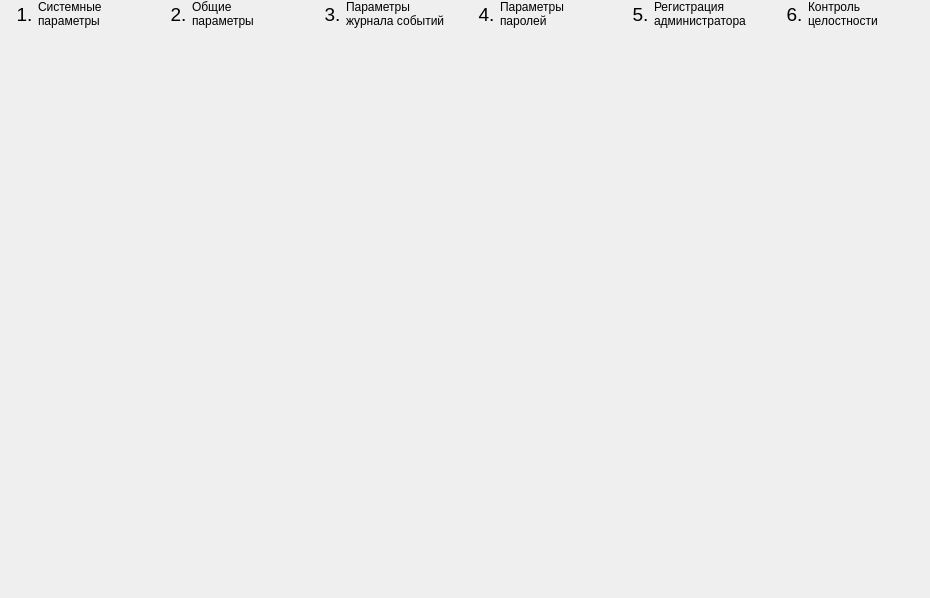
<?xml version="1.0" encoding="UTF-8"?>
<ui version="4.0">
 <class>Form</class>
 <widget class="QWidget" name="Form">
  <property name="geometry">
   <rect>
    <x>0</x>
    <y>0</y>
    <width>930</width>
    <height>598</height>
   </rect>
  </property>
  <property name="windowTitle">
   <string>Form</string>
  </property>
  <layout class="QVBoxLayout" name="verticalLayout">
   <property name="leftMargin">
    <number>0</number>
   </property>
   <property name="topMargin">
    <number>0</number>
   </property>
   <property name="rightMargin">
    <number>0</number>
   </property>
   <property name="bottomMargin">
    <number>0</number>
   </property>
   <item>
    <layout class="QHBoxLayout" name="horizontal_layout" stretch="0,0,0,0,0,0,0,0,0,0,0,0">
     <property name="spacing">
      <number>0</number>
     </property>
     <property name="leftMargin">
      <number>6</number>
     </property>
     <property name="bottomMargin">
      <number>18</number>
     </property>
     <item>
      <widget class="QLabel" name="label_1">
       <property name="font">
        <font>
         <family>Arimo</family>
         <pointsize>14</pointsize>
         <italic>false</italic>
        </font>
       </property>
       <property name="text">
        <string>  1. </string>
       </property>
      </widget>
     </item>
     <item>
      <widget class="QLabel" name="label_2">
       <property name="sizePolicy">
        <sizepolicy hsizetype="Expanding" vsizetype="Preferred">
         <horstretch>0</horstretch>
         <verstretch>0</verstretch>
        </sizepolicy>
       </property>
       <property name="text">
        <string>Системные
параметры</string>
       </property>
      </widget>
     </item>
     <item>
      <widget class="QLabel" name="label_3">
       <property name="font">
        <font>
         <family>Arimo</family>
         <pointsize>14</pointsize>
        </font>
       </property>
       <property name="text">
        <string>  2. </string>
       </property>
      </widget>
     </item>
     <item>
      <widget class="QLabel" name="label_4">
       <property name="sizePolicy">
        <sizepolicy hsizetype="Expanding" vsizetype="Preferred">
         <horstretch>0</horstretch>
         <verstretch>0</verstretch>
        </sizepolicy>
       </property>
       <property name="text">
        <string>Общие
параметры</string>
       </property>
      </widget>
     </item>
     <item>
      <widget class="QLabel" name="label_5">
       <property name="font">
        <font>
         <family>Arimo</family>
         <pointsize>14</pointsize>
        </font>
       </property>
       <property name="text">
        <string>  3. </string>
       </property>
      </widget>
     </item>
     <item>
      <widget class="QLabel" name="label_6">
       <property name="sizePolicy">
        <sizepolicy hsizetype="Expanding" vsizetype="Preferred">
         <horstretch>0</horstretch>
         <verstretch>0</verstretch>
        </sizepolicy>
       </property>
       <property name="text">
        <string>Параметры
журнала событий</string>
       </property>
      </widget>
     </item>
     <item>
      <widget class="QLabel" name="label_7">
       <property name="font">
        <font>
         <family>Arimo</family>
         <pointsize>14</pointsize>
        </font>
       </property>
       <property name="text">
        <string>  4. </string>
       </property>
      </widget>
     </item>
     <item>
      <widget class="QLabel" name="label_8">
       <property name="sizePolicy">
        <sizepolicy hsizetype="Expanding" vsizetype="Preferred">
         <horstretch>0</horstretch>
         <verstretch>0</verstretch>
        </sizepolicy>
       </property>
       <property name="text">
        <string>Параметры
паролей</string>
       </property>
      </widget>
     </item>
     <item>
      <widget class="QLabel" name="label_9">
       <property name="font">
        <font>
         <family>Arimo</family>
         <pointsize>14</pointsize>
        </font>
       </property>
       <property name="text">
        <string>  5. </string>
       </property>
      </widget>
     </item>
     <item>
      <widget class="QLabel" name="label_10">
       <property name="sizePolicy">
        <sizepolicy hsizetype="Expanding" vsizetype="Preferred">
         <horstretch>0</horstretch>
         <verstretch>0</verstretch>
        </sizepolicy>
       </property>
       <property name="text">
        <string>Регистрация
администратора</string>
       </property>
      </widget>
     </item>
     <item>
      <widget class="QLabel" name="label_11">
       <property name="font">
        <font>
         <family>Arimo</family>
         <pointsize>14</pointsize>
        </font>
       </property>
       <property name="text">
        <string>  6. </string>
       </property>
      </widget>
     </item>
     <item>
      <widget class="QLabel" name="label_12">
       <property name="sizePolicy">
        <sizepolicy hsizetype="Expanding" vsizetype="Preferred">
         <horstretch>0</horstretch>
         <verstretch>0</verstretch>
        </sizepolicy>
       </property>
       <property name="text">
        <string>Контроль
целостности</string>
       </property>
      </widget>
     </item>
    </layout>
   </item>
   <item>
    <widget class="QStackedWidget" name="stacked_widget"/>
   </item>
  </layout>
 </widget>
 <resources/>
 <connections/>
</ui>
